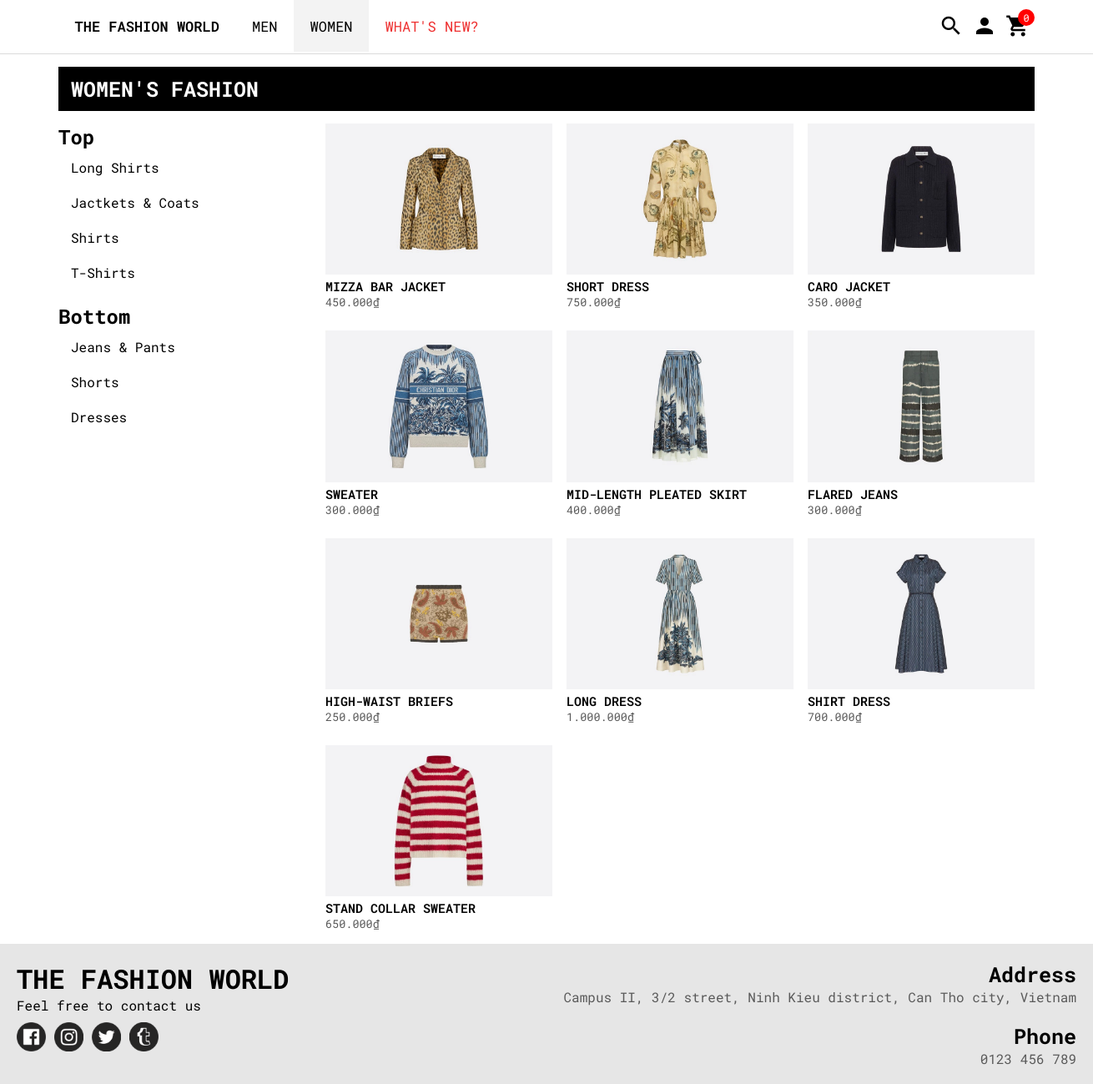
/female-fashion.php, run on the app's committed database.
### tables this page shows
CREATE TABLE `loai` (
  `loai` varchar(7) NOT NULL,
  `maloai` varchar(2) NOT NULL,
  `tenloai` varchar(20) NOT NULL,
  `gioitinh` tinyint(1) NOT NULL
);

CREATE TABLE `sanpham` (
  `idsp` int(11) NOT NULL,
  `ten` varchar(100) NOT NULL,
  `chatlieu` varchar(100) DEFAULT NULL,
  `giaban` int(11) DEFAULT NULL,
  `gioitinh` tinyint(1) DEFAULT NULL,
  `hinhanh` varchar(256) DEFAULT NULL,
  `mota` text DEFAULT NULL,
  `maloai` varchar(2) DEFAULT NULL,
  `tinhtrang` tinyint(1) NOT NULL,
  `dateadded` datetime NOT NULL
);

### female-fashion.php (the view, shortened to what this page needs)
<?php
    require ("connect.php");
    $fashion = "SELECT * FROM sanpham WHERE gioitinh IN (0,1)";
?>
<!DOCTYPE html>
<html lang="en">
<head>
    <link rel="stylesheet" href="../css/style.css">
</head>
<body>
    <div class="header">
        <div class="navigation">
            <div class="navigation-link" id="linknenenene">
                <ul class="menu">
                    <li class="list-menu">
                        <div class="dropdown-menu" id="male-menu">
                            <a href="../index.php" class="list-title f-w600">The Fashion World</a>
                        </div>
                    </li>
                    <li class="list-menu">
                        <div class="dropdown-menu" id="male-menu">
                            <a href="../male-fashion.php" class="list-title">Men</a>
                        </div>
                    </li>
                    <li class="list-menu">
                        <div class="dropdown-menu" id="male-menu">
                            <a href="../female-fashion.php" class="list-title list-title-active">Women</a>
                        </div>
                    </li>
                    <li class="list-menu">
                        <div class="dropdown-menu new-products">
                            <a href="../#new-products" class="list-title">What's new?</a>
                        </div>
                    </li>
                </ul>
            </div>
            <div class="navigation-user">
                <ul>
                    <li onclick="openSearch()" id="searchIcon">
                        <span class="material-icons md-36">search</span>
                    </li>
                    <li onclick="openLoginForm()" id="accountIcon">
                        <span class="material-icons md-36">person</span>
                    </li>
                    <li onclick="openCart()" id="cartIcon">
                        <span class="material-icons md-36" id="badge">shopping_cart</span>
                        <div class="badge" id="badge-cart">0</div>
                    </li>
                </ul>
            </div>
        </div>
    </div>
    <div class="main">
        <div class="container">
            <h1 class="nav-title">Women's Fashion</h1>
        </div>
        <div class="container">
            <div class="order-history-grid">
                <div class="order-history-col1">
                    <div class="tinhtrang" onclick="openAo()">
                        <h2>Top</h2>
                    </div>
                    <div class="order-history-nav" id="ao">
                        <ul>
                            <?php
                                $ao = $conn->query("SELECT * FROM loai WHERE loai = 'Top' AND gioitinh IN (0, 1)");
                                while ($row_ao = $ao->fetch_assoc()) {?>
                                    <a href="../female-fashion.php?type=<?php echo $row_ao["maloai"] ?>" class="fashion-type-ao"><li <?php if (isset($_GET["type"])){
                                            if($row_ao["maloai"] == $_GET["type"])
                                                echo "class='fashion-active'";
                                        }
                                    ?>><?php echo $row_ao["tenloai"]; ?></li></a>
                            <?php    }
                            ?>
                        </ul>
                    </div>
                    <div class="tinhtrang between" style="margin-top: 15px;" onclick="openQuan()">
                        <h2>Bottom</h2>
                    </div>
                    <div class="order-history-nav" id="quan">
                        <ul>
                            <?php
                                $quan = $conn->query("SELECT * FROM loai WHERE loai = 'Bottom' AND gioitinh IN (0, 1)");
                                while ($row_quan = $quan->fetch_assoc()) {?>
                                    <a href="../female-fashion.php?type=<?php echo $row_quan["maloai"] ?>" class="fashion-type-quan"><li <?php if (isset($_GET["type"])){
                                            if($row_quan["maloai"] == $_GET["type"])
                                                echo "class='fashion-active'";
                                        }
                                    ?>><?php echo $row_quan["tenloai"]; ?></li></a>
                            <?php    }
                            ?>
                        </ul>
                    </div>
                </div>
                <div class="fashion-col2" style="position: relative; min-height: 600px;">
                    <div class="fashion-col2-grid">
                        <?php
                            $product = $conn->query($fashion);
                            if ($product->num_rows > 0 ) {
                                while ($row_product = $product->fetch_assoc()) { ?>
                        <div class="fashion-product">
                            <a href="../product.php?id=<?php echo $row_product["idsp"] ?>">
                                <img src="<?php echo $row_product["hinhanh"] ?>" alt="<?php echo $row_product["ten"] ?>" class="fashion-product-img">
                            </a>
                            <div class="fashion-product-info">
                                <a href="../product.php?id=<?php echo $row_product["idsp"] ?>">
                                    <div class="fashion-product-name"><?php echo $row_product["ten"] ?></div>
                                </a>
                                <div class="fashion-product-price"><?php echo number_format($row_product["giaban"],0,",",".") ?>₫</div>
                            </div>
                        </div>
                        <?php    }
                        }?>
                    </div>
                </div>
            </div>
        </div>
    </div>
    <div class="footer">
        <div class="company">
            <h1>The Fashion World</h1>
            <div>Feel free to contact us</div>
            <ul class="social-media flex">
                <li><a href="http://facebook.com"><img src="../img/facebook.png" alt="Facebook"></a></li>
                <li><a href="http://instagram.com"><img src="../img/instagram.png" alt="Instagram"></a></li>
                <li><a href="http://twitter.com"><img src="../img/twitter.png" alt="Twitter"></a></li>
                <li><a href="http://tumblr.com"><img src="../img/tumblr.png" alt="Tumblr"></a></li>
            </ul>
        </div>
        <div class="address">
            <h1>Address</h1>
            <div style="margin-bottom: 20px;">Campus II, 3/2 street, Ninh Kieu district, Can Tho city, Vietnam</div>
            <h1>Phone</h1>
            <div>0123 456 789</div>
        </div>
    </div>
</body>
</html>

### css/style.css (style rules this page uses)
* { padding: 0; margin: 0; box-sizing: border-box; }
html { scroll-behavior: smooth; }
body { background-color: white; font-family: 'Roboto Mono', monospace; }
a { text-decoration: none; color: black; }
li { list-style-type: none; }
.flex { display: flex; }
.between { justify-content: space-between; }
.f-w600 { font-weight: 600; }
.navigation-user li .badge { width: 20px; height: 20px; line-height: 20px; display: block; background-color: red; color: white; text-align: center; border-radius: 50%; font-size: 12px; position: absolute; top: 0px; right: 0px; overflow: hidden; }
.material-icons.md-36 { font-size: 30px; }
.header { width: 100%; height: 65px; position: sticky; top: 0; z-index: 3; border-bottom: 1px solid rgba(134, 134, 134, 0.3); background-color: white; }
.navigation { width: 1300px; height: 65px; display: grid; grid-template-columns: auto auto; justify-content: space-between; align-items: center; margin: 0 auto; }
.menu { display: flex; margin-left: 65px; }
.list-title { display: block; font-size: 17px; padding: 19.5px; text-align: center; text-transform: uppercase; }
.new-products a { color: rgb(238, 49, 49); }
.list-menu:after { display: block; content: ''; border-bottom: solid 3px #646f70; transform: scaleX(0); transition: transform 250ms ease-in-out; }
.list-title-active { background-color: rgba(139, 139, 139, 0.1); }
.navigation-user ul { display: flex; margin-right: 65px; }
.navigation-user li { position: relative; padding: 5px; border-radius: 5px; cursor: pointer; }
.main { width: 1200px; margin: 0 auto; }
.container { width: 100%; padding: 15px 15px 0px 15px; }
.nav-title { background-color: black; padding: 10px 15px; text-transform: uppercase; color: white; font-size: 25px; }
.footer { margin-top: 15px; padding: 20px; width: 100%; background-color: rgb(230, 230, 230); display: flex; justify-content: space-between; }
.company h1 { text-transform: uppercase; }
.social-media { margin: 10px 0px; }
.social-media img { margin-right: 10px; width: 35px; }
.address { text-align: right; }
.address h1 { font-size: 25px; }
.address div { color:rgb(90, 90, 90) }
.fashion-col2 { position: relative; min-height: 600px; }
.fashion-col2-grid { display: grid; grid-template-columns: 32% 32% 32%; justify-content: space-between; row-gap: 25px; position: relative; min-height: 600px; }
.fashion-product { width: 100%; }
.fashion-product-img { width: 100%; height: auto; object-fit: cover; transition: 0.3s; }
.fashion-product-name { font-weight: 600; text-transform: uppercase; font-size: 15px; overflow: hidden; text-overflow: ellipsis; display: -webkit-box; -webkit-line-clamp: 3; -webkit-box-orient: vertical; word-wrap: break-word; }
.fashion-product-price { font-size: 13.5px; color: rgb(90, 90, 90); }
.tinhtrang { display: flex; justify-content: space-between; }
.order-history-grid { display: grid; grid-template-columns: 300px auto; grid-gap: 20px; }
.order-history-col1 { width: 100%; }
.order-history-col1 li { line-height: 2; padding: 5px 5px 5px 15px; }

### data on the page
loai: tenloai "Long Shirts"
loai: tenloai "Jactkets & Coats"
loai: tenloai "Shirts"
loai: tenloai "T-Shirts"
loai: tenloai "Jeans & Pants"
loai: tenloai "Shorts"
loai: tenloai "Dresses"
sanpham: hinhanh (picture), ten "MIZZA BAR JACKET", giaban "450.000"
sanpham: hinhanh (picture), ten "SHORT DRESS", giaban "750.000"
sanpham: hinhanh (picture), ten "CARO JACKET", giaban "350.000"
sanpham: hinhanh (picture), ten "SWEATER", giaban "300.000"
sanpham: hinhanh (picture), ten "MID-LENGTH PLEATED SKIRT", giaban "400.000"
sanpham: hinhanh (picture), ten "FLARED JEANS", giaban "300.000"
sanpham: hinhanh (picture), ten "HIGH-WAIST BRIEFS", giaban "250.000"
sanpham: hinhanh (picture), ten "LONG DRESS", giaban "1.000.000"
sanpham: hinhanh (picture), ten "SHIRT DRESS", giaban "700.000"
sanpham: hinhanh (picture), ten "STAND COLLAR SWEATER", giaban "650.000"
